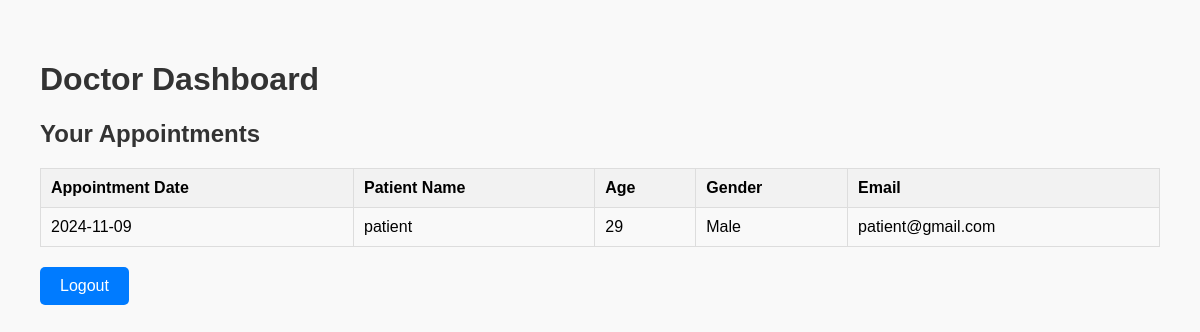
The page /doctor_dashboard (signed in) on the database as committed earlier.
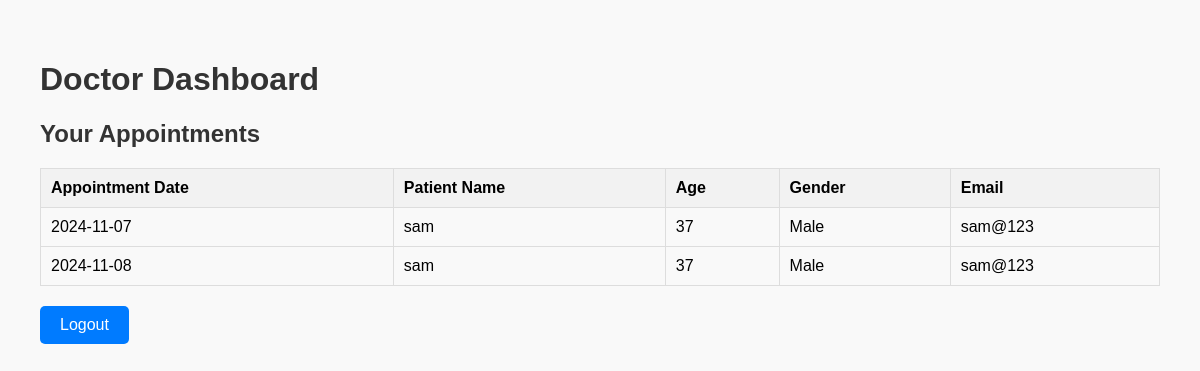
The same page on the database as committed later.
### tables this page shows
CREATE TABLE appointments (
                    id INTEGER PRIMARY KEY AUTOINCREMENT,
                    patient_id INTEGER,
                    doctor_id INTEGER,
                    appointment_date TEXT NOT NULL, canceled_by_doctor BOOLEAN DEFAULT 0,
                    FOREIGN KEY (patient_id) REFERENCES patients (id),
                    FOREIGN KEY (doctor_id) REFERENCES doctors (id)
                );

CREATE TABLE patients (
                    id INTEGER PRIMARY KEY AUTOINCREMENT,
                    name TEXT NOT NULL,
                    loginid TEXT UNIQUE NOT NULL,
                    password TEXT NOT NULL,
                    age INTEGER NOT NULL,
                    gender TEXT NOT NULL,
                    email TEXT NOT NULL
                );

### app.py (the view)
@app.route('/doctor_dashboard')
def doctor_dashboard():
    if 'doctor_id' not in session:
        return redirect(url_for('doctor_login'))
    doctor_id = session['doctor_id']
    appointments = query_db('''
        SELECT a.appointment_date, p.name AS patient_name, p.age, p.gender, p.email
        FROM appointments a
        JOIN patients p ON a.patient_id = p.id
        WHERE a.doctor_id = ?
    ''', [doctor_id])
    return render_template('doctor_dashboard.html', appointments=appointments)

### db_helpers.py (called while the page is built)
def get_db_connection():
    conn = sqlite3.connect('hospital_management.db')
    conn.row_factory = sqlite3.Row
    conn.execute("PRAGMA foreign_keys = ON")  # Enable foreign keys
    return conn

def query_db(query, args=(), one=False):
    conn = get_db_connection()  # Make sure you're getting the connection here
    cur = conn.execute(query, args)
    rv = [dict(row) for row in cur.fetchall()]
    cur.close()
    return (rv[0] if rv else None) if one else rv

### templates/doctor_dashboard.html (shortened to what this page needs)
<!DOCTYPE html>
<html lang="en">
<head>
</head>
<body>
{% block content %}
    <h1>Doctor Dashboard</h1>
    <h2>Your Appointments</h2>
    {% if appointments %}
        <table>
            <thead>
                <tr>
                    <th>Appointment Date</th>
                    <th>Patient Name</th>
                    <th>Age</th>
                    <th>Gender</th>
                    <th>Email</th>
                </tr>
            </thead>
            <tbody>
                {% for appointment in appointments %}
                <tr>
                    <td>{{ appointment['appointment_date'] }}</td>
                    <td>{{ appointment['patient_name'] }}</td>
                    <td>{{ appointment['age'] }}</td>
                    <td>{{ appointment['gender'] }}</td>
                    <td>{{ appointment['email'] }}</td>
                </tr>
                {% endfor %}
            </tbody>
        </table>
    {% else %}
        <p>No appointments found.</p>
    {% endif %}
    <a href="{{ url_for('doctor_logout') }}" class="button">Logout</a>
{% endblock %}
</body>
</html>

Rows that differ between the two databases and show on the page:
removed appointments: appointment_date "2024-11-09", patient_name "patient", age "29", gender "Male", email "patient@gmail.com"
added appointments: appointment_date "2024-11-07", patient_name "sam", age "37", gender "Male", email "sam@123"
added appointments: appointment_date "2024-11-08", patient_name "sam", age "37", gender "Male", email "sam@123"
